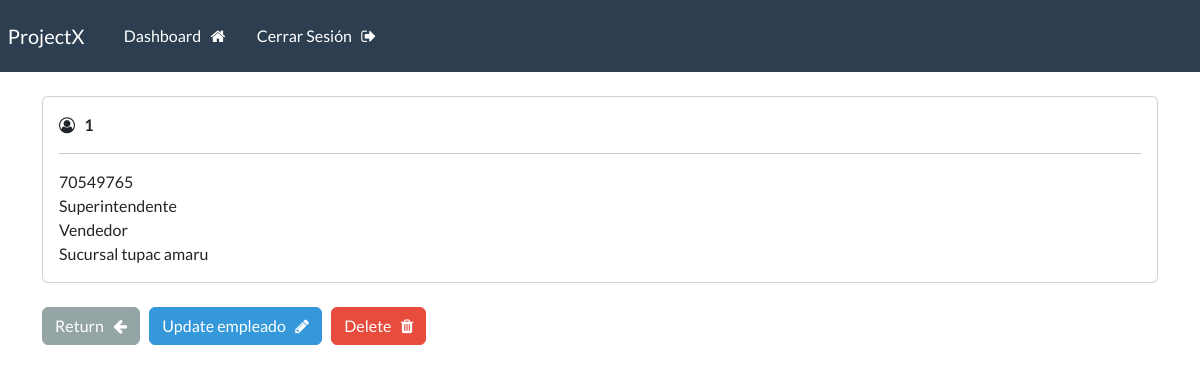
Page /empleado/1 (signed in) on the committed database.
### webapp/models.py (models this page shows, shortened)
class Empleado(models.Model):
    id_persona = models.ForeignKey(Persona, on_delete=models.CASCADE)
    id_cargo = models.ForeignKey(Cargo, on_delete=models.CASCADE)
    id_rol = models.ForeignKey(Rol, on_delete=models.CASCADE)
    id_sucursal = models.ForeignKey(Sucursal, on_delete=models.CASCADE)

class Persona(models.Model):
    id_tipodocumento = models.ForeignKey(TipoDocumento, on_delete=models.CASCADE)
    documento = models.CharField(max_length=15)
    def __str__(self):
        return self.documento

class Cargo(models.Model):
    denominacion = models.CharField(max_length=100)
    id_area = models.ForeignKey(Area, on_delete=models.CASCADE)
    def __str__(self):
        return self.denominacion

class Rol(models.Model):
    denominacion = models.CharField(max_length=100)
    def __str__(self):
        return self.denominacion

class Sucursal(models.Model):
    id_direccion = models.ForeignKey(Direccion, on_delete=models.CASCADE)
    descripcion = models.CharField(max_length=100)
    def __str__(self):
        return self.descripcion

### webapp/views.py (the view)
# urls.py: path('empleado/<int:pk>', views.singular_empleado, name="empleado"),
@login_required(login_url='my-login')
def singular_empleado(request, pk):
    empleado = Empleado.objects.get(id=pk)
    context = {'empleado': empleado}
    return render(request, 'webapp/view-empleado.html', context=context)

### webapp/templates/webapp/view-empleado.html (shortened to what this page needs)
{% extends 'webapp/base.html' %}
{% block content %}
    <div class="card">
        <div class="card-body">
            <i class="fa fa-user-circle-o" aria-hidden="true"></i> &nbsp;
            <strong>
                {{empleado.id}}
                <br>
            </strong>
            <hr>
            {{empleado.id_persona}}
            <br>
            {{empleado.id_cargo}}
            <br>
            {{empleado.id_rol}}
            <br>
            {{empleado.id_sucursal}}
        </div>
    </div>
    <br>
    <a href="{%url 'dashboard-empleado' %}" class="btn btn-secondary"> Return &nbsp; <i class="fa fa-arrow-left" aria-hidden="true"></i> </a>
    <a href="{%url 'update-empleado' empleado.id %}" class="btn btn-info"> Update empleado &nbsp; <i class="fa fa-pencil" aria-hidden="true"></i> </a>
    <a href="{%url 'delete-empleado' empleado.id %}" class="btn btn-danger"> Delete &nbsp; <i class="fa fa-trash" aria-hidden="true"></i> </a>
{% endblock %}

### rows in the picture
Empleado: id "1", id_persona "70549765", id_cargo "Superintendente", id_rol "Vendedor", id_sucursal "Sucursal tupac amaru"
